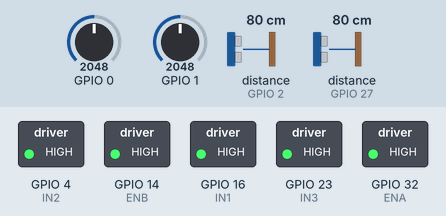
This sketch was run on a simulated ESP32. Shown: switched loads named in the sketch (green lamp = pin HIGH). Wiring (inferred from the names in the program): 2 × ultrasonic range finder: trigger GPIO 3, echo GPIO 2 / trigger GPIO 26, echo GPIO 27. The inputs (shaded band) are chosen by the test bench; at power-on: GPIO 0 = 2048, GPIO 1 = 2048, distance to the obstacle (sensors on GPIO 2, GPIO 27) 80 cm. The echo pulse lasts 58.3 µs per cm; pins used as bus, display or sensor lines are not drawn; what the sketch prints to the serial monitor is not drawn.

Above: at 0.2 s.
Timing chart, 0 to 1.7 s (numbered marks = the images above):
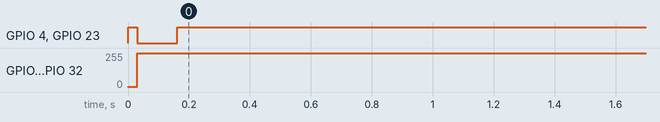

Measured:
- by itself, GPIO 4 (IN2), GPIO 23 (IN3): HIGH → LOW at 0.03 s, → HIGH 0.13 s later
- by itself, GPIO 14 (ENB), GPIO 32 (ENA): 1/255 → 255/255 at 0.03 s

The sketch:

Basic_Working.ino
```cpp
/*
  USING ESP32 DEV MODULE,
  TWIN GEARBOX MOTOR
  L298N H BRIDGE
*/

/*
 L298N H BRIDGE CONTROLS:
 IN1 = LEFT MOTOR BACKWARD
 IN2 = LEFT MOTOR FORWARD
 IN3 = RIGHT MOTOR FORWARD
 IN4 = RIGHT MOTOR BACKWARD

 HIGH = OFF
 LOW = ON
 */

// Motor driver pins

#define IN1 16 //analog (27)
#define IN2 4 //analog (26)
#define IN3 23 //analog (25)
#define IN4 2 //analog (33)
int ENA = 32; //speed of M1(14)
int ENB = 14; //speed of M2(32)


void moveForward(unsigned int v/*speed*/, unsigned int t/*time*/)
{
  digitalWrite(IN1, HIGH);
  digitalWrite(IN2, LOW);
  digitalWrite(IN3, LOW);
  digitalWrite(IN4, HIGH);

  if(v > 255)
  {
    v = 255;
  }
  if(t > 4294967295)
  {
    t = 4294967295;
  }

  analogWrite(ENA, v);  //motor 1 speed (max of 255)
  analogWrite(ENB, v);  //motor 2 speed (max of 255)

  delay(t);


}

void moveBackward(unsigned int v/*speed*/, unsigned int t/*time*/)
{
  digitalWrite(IN1, LOW);
  digitalWrite(IN2, HIGH);
  digitalWrite(IN3, HIGH);
  digitalWrite(IN4, LOW);

  if(v > 255)
  {
    v = 255;
  }
  if(t > 4294967295)
  {
    t = 4294967295;
  }

  analogWrite(ENA, v);  //motor 1 speed (max of 255)
  analogWrite(ENB, v);  //motor 2 speed (max of 255)

  delay(t);


}

void turnRight(unsigned int v/*speed*/, unsigned int t/*time*/)
{
  digitalWrite(IN1, HIGH);
  digitalWrite(IN2, LOW);
  digitalWrite(IN3, HIGH);
  digitalWrite(IN4, LOW);

    if(v > 255)
  {
    v = 255;
  }
  if(t > 4294967295)
  {
    t = 4294967295;
  }

  analogWrite(ENA, v);  //motor 1 speed (max of 255)
  analogWrite(ENB, v);  //motor 2 speed (max of 255)

  delay(t);


}

void turnLeft(unsigned int v/*speed*/, unsigned int t/*time*/)
{
  digitalWrite(IN1, LOW);
  digitalWrite(IN2, HIGH);
  digitalWrite(IN3, LOW);
  digitalWrite(IN4, HIGH);

    if(v > 255)
  {
    v = 255;
  }
  if(t > 4294967295)
  {
    t = 4294967295;
  }

  analogWrite(ENA, v);  //motor 1 speed (max of 255)
  analogWrite(ENB, v);  //motor 2 speed (max of 255)

  delay(t);


}

void rStop(unsigned int t/*time*/)
{
  digitalWrite(IN1, HIGH);
  digitalWrite(IN2, HIGH);
  digitalWrite(IN3, HIGH);
  digitalWrite(IN4, HIGH);

  delay(t);
}
//Ultrasonic Sensor Code with Averaging & Change Detection */

const int trigPins[] = {26, 3};  // Array for Trigger Pins [Front, Back]
const int echoPins[] = {27, 2};  // Array for Echo Pins [Front, Back]

const int maxDistance = 77; // Max detection distance in cm

#define SOUND_SPEED 0.034 // Speed of sound in cm/µs

long duration[2];
int distanceCm[2][2];  // Stores last two readings for averaging
//int avgFDistance = 0;
//int avgBDistance = 0;
int lastPrintedAvg[2] = {-1, -1};  // Stores last printed average values

void ultraSonics()
{

        for (int i = 0; i < 2; i++) {
    // **Trigger the sensor**
    digitalWrite(trigPins[i], LOW);
    delayMicroseconds(2);
    digitalWrite(trigPins[i], HIGH);
    delayMicroseconds(10);
    digitalWrite(trigPins[i], LOW);

    // **Read Echo Pin**
    duration[i] = pulseIn(echoPins[i], HIGH);

    if(distanceCm[i][1] > 77)
    {
      distanceCm[i][1] = 77;
    }

    // **Shift old reading to index 1 and store new reading at index 0**
    distanceCm[i][1] = distanceCm[i][0];
    distanceCm[i][0] = (duration[i] * SOUND_SPEED) / 2;

    // **Calculate Average of Last Two Readings**
    int avgDistance = (distanceCm[i][0] + distanceCm[i][1]) / 2.0;

    //if(i == 0) avgFDistance = avgDistance;
    //else if(i == 1) avgBDistance = avgDistance;
    // **Print only if the average changes**
    if (avgDistance != lastPrintedAvg[i]) {
      if (avgDistance <= maxDistance) {
        Serial.print(i == 0 ? "Front Average Distance (cm): " : "Back Average Distance (cm): ");
        Serial.println(avgDistance);
      } else {
        Serial.println(i == 0 ? "Front Average Distance: Out of Range" : "Back Average Distance: Out of Range");
      }
      lastPrintedAvg[i] = avgDistance;  // Update last printed value
    }


  delay(10); // Short delay before next reading
  }
}

void setup()
{
  //configure motor driver
  //motor1.setMode(FORWARD);
  //motor2.setMode(FORWARD);

  pinMode(ENA, OUTPUT);
  pinMode(ENB, OUTPUT);

  pinMode(IN1, OUTPUT);
  pinMode(IN2, OUTPUT);
  pinMode(IN3, OUTPUT);
  pinMode(IN4, OUTPUT);

  // disable motor output by setting all INx pins high
  digitalWrite(IN1, HIGH);
  digitalWrite(IN2, HIGH);
  digitalWrite(IN3, HIGH);
  digitalWrite(IN4, HIGH);

  analogWrite(ENA, HIGH);
  analogWrite(ENB, HIGH);

  Serial.begin(19200); // Serial communication

  for (int i = 0; i < 2; i++) {
    pinMode(trigPins[i], OUTPUT);
    pinMode(echoPins[i], INPUT);
  }


}

void loop()
{

  int val_1 = 255 - analogRead(0) / 2;
  int val_2 = 255 - analogRead(1) / 2;

  ultraSonics();

  if(lastPrintedAvg[0] < 70)
  {
    moveForward(255, 100);
  }
  else{
    rStop(1);
  }

}
```
